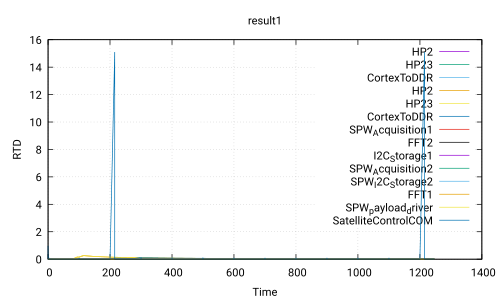

Recreate this plot in gnuplot.
 set title 'result1'
 set ylabel 'RTD'
 set xlabel 'Time'
 set grid
 set term pdf
 set output 'Use_case_DoubleCamera_noSafety.ATIPPIC0.executable280.0_20.0.pdf'
 plot 'Use_case_DoubleCamera_noSafety.ATIPPIC0.executable280.0_20.0.csv' using 1:2 with lines title 'HP2','Use_case_DoubleCamera_noSafety.ATIPPIC0.executable280.0_20.0.csv' using 1:3 with lines title 'HP23','Use_case_DoubleCamera_noSafety.ATIPPIC0.executable280.0_20.0.csv' using 1:4 with lines title 'CortexToDDR','Use_case_DoubleCamera_noSafety.ATIPPIC0.executable280.0_20.0.csv' using 1:5 with lines title 'HP2','Use_case_DoubleCamera_noSafety.ATIPPIC0.executable280.0_20.0.csv' using 1:6 with lines title 'HP23','Use_case_DoubleCamera_noSafety.ATIPPIC0.executable280.0_20.0.csv' using 1:7 with lines title 'CortexToDDR','Use_case_DoubleCamera_noSafety.ATIPPIC0.executable280.0_20.0.csv' using 1:8 with lines title 'SPW_Acquisition1','Use_case_DoubleCamera_noSafety.ATIPPIC0.executable280.0_20.0.csv' using 1:9 with lines title 'FFT2','Use_case_DoubleCamera_noSafety.ATIPPIC0.executable280.0_20.0.csv' using 1:10 with lines title 'I2C_Storage1','Use_case_DoubleCamera_noSafety.ATIPPIC0.executable280.0_20.0.csv' using 1:11 with lines title 'SPW_Acquisition2','Use_case_DoubleCamera_noSafety.ATIPPIC0.executable280.0_20.0.csv' using 1:12 with lines title 'SPW_I2C_Storage2','Use_case_DoubleCamera_noSafety.ATIPPIC0.executable280.0_20.0.csv' using 1:13 with lines title 'FFT1','Use_case_DoubleCamera_noSafety.ATIPPIC0.executable280.0_20.0.csv' using 1:14 with lines title 'SPW_payload_driver','Use_case_DoubleCamera_noSafety.ATIPPIC0.executable280.0_20.0.csv' using 1:15 with lines title 'SatelliteControlCOM'
